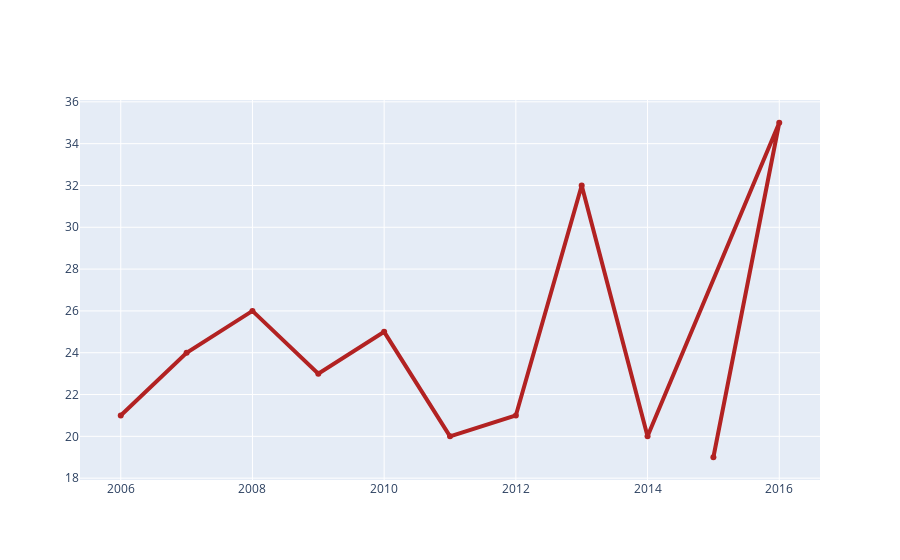

Here is the notebook cell this chart was saved with:
### Code cell
#Graph3 : Line Plot
import plotly.graph_objects as go
fig = go.Figure()
fig.add_trace(go.Scatter(x=year, y=homicide, name='homicide',line=dict(color='firebrick', width=4)))
#fig.add_trace(go.Scatter(x=year, y=arson, name='arson',line=dict(color='royalblue', width=4)))
#fig.add_trace(go.Scatter(x=year, y=rape_legacy, name='rape_legacy',line=dict(color='green', width=4, dash='dot')))
fig.show()

### Figure 1 — Plotly figure (JSON) as saved in the notebook; plotly's stock layout.template omitted (floating-point values rounded to 4 significant figures)
{"data": [{"line": {"color": "firebrick", "width": 4}, "name": "homicide", "type": "scatter", "x": ["2006", "2007", "2008", "2009", "2010", "2011", "2012", "2013", "2014", "2016", "2015"], "y": ["21", "24", "26", "23", "25", "20", "21", "32", "20", "35", "19"]}], "layout": {}}
